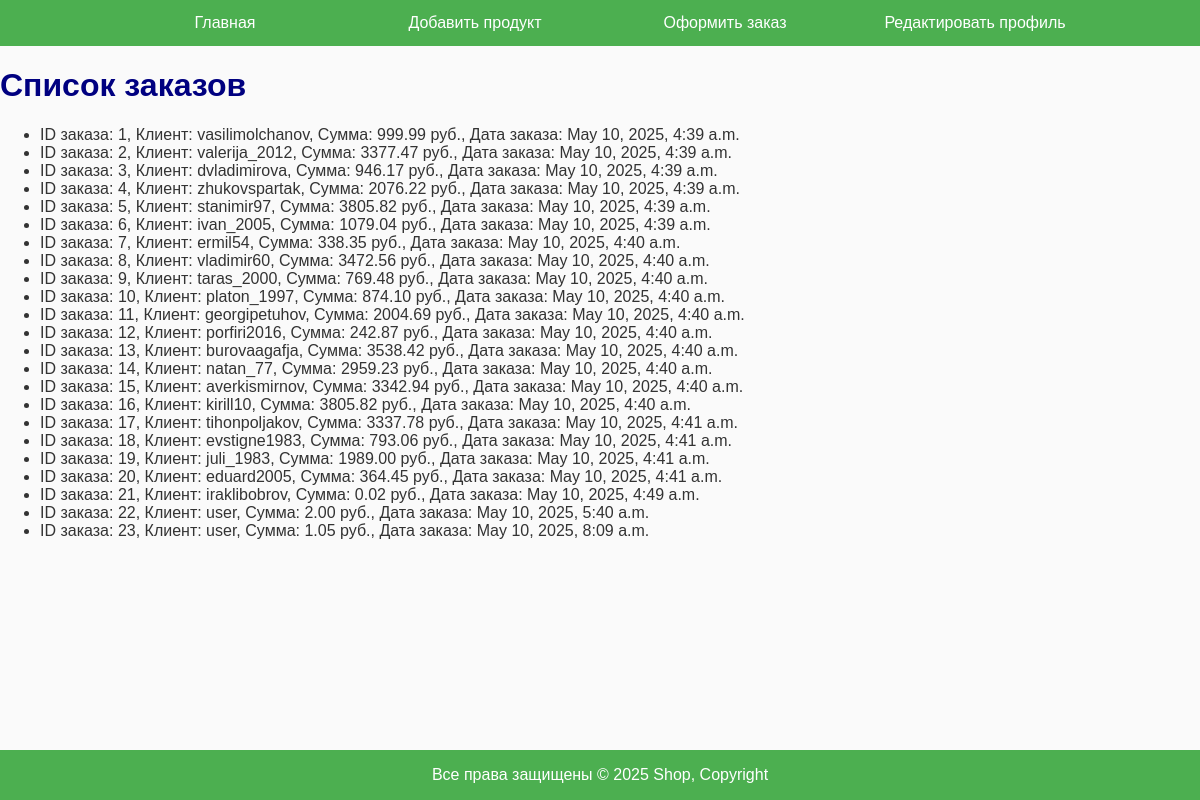
Screenshot of /orders/ with the database file from the repository.
### shop/models.py (models this page shows, shortened)
class Order(models.Model):
    client = models.ForeignKey(User, on_delete=models.CASCADE)
    products = models.ManyToManyField(Product, through='OrderItem')
    total_amount = models.DecimalField(max_digits=10, decimal_places=2)
    order_date = models.DateTimeField(auto_now_add=True)

### shop/views.py (the view)
# urls.py: path('orders/', orders_list, name='orders_list'),
def orders_list(request):
    orders = Order.objects.select_related('client').all()
    context = {'orders': orders}
    return render(request, 'orders_list.html', context)

### shop/templates/orders_list.html (shortened to what this page needs)
{% extends 'base.html' %}
{% block content %}
<h1>Список заказов</h1>
<ul>
    {% for order in orders %}
    <li>ID заказа: {{ order.id }},
        Клиент: {{ order.client.username }},
        Сумма: {{ order.total_amount }} руб.,
        Дата заказа: {{ order.order_date }}
    </li>
    {% empty %}
    <li>Нет заказов в базе данных.</li>
    {% endfor %}
</ul>
{% endblock %}

### shop/templates/base.html (shortened to what this page needs)
<!DOCTYPE html>
<html lang="ru">
<head>
</head>
<body>
<header>
    <nav>
        <ul>
            <li><a href="{% url 'home' %}">Главная</a></li>
            <li><a href="{% url 'add_product' %}">Добавить продукт</a></li>
            <li><a href="{% url 'add_order' %}">Оформить заказ</a></li>
            <li><a href="{% url 'update_profile' %}">Редактировать профиль</a></li>
        </ul>
    </nav>
</header>
<div class="container">
    {% block content %}{% endblock %}
</div>
<footer>
    Все права защищены © 2025 Shop, Copyright
</footer>
</body>
</html>

### shop/templates/base.html (style rules this page uses)
body { font-family: Arial, Helvetica, sans-serif; background-color: #fafafa; color: #333; margin: 0 auto; padding: 0; max-width: 1200px; }
header { display: flex; justify-content: center; }
header nav { width: 1200px; display: flex; justify-content: center; background-color: #4CAF50; overflow: hidden; }
header nav ul { display: flex; justify-content: space-between; list-style-type: none; margin: 0; padding: 0; }
header nav ul li { text-align: center; width: 250px; }
header nav ul li a { display: inline-block; color: white; text-align: center; padding: 14px 16px; text-decoration: none; }
a { text-decoration: none; color: blue; }
h1 { color: navy; }
footer { max-width: 1200px; display: flex; justify-content: center; }
footer { position: fixed; bottom: 0; width: 100%; height: 50px; background-color: #4CAF50; color: white; text-align: center; line-height: 50px; }

### rows the page displays
Order: id "1", client.username "vasilimolchanov", total_amount "999.99", order_date "May 10, 2025, 4:39 a.m."
Order: id "2", client.username "valerija_2012", total_amount "3377.47", order_date "May 10, 2025, 4:39 a.m."
Order: id "3", client.username "dvladimirova", total_amount "946.17", order_date "May 10, 2025, 4:39 a.m."
Order: id "4", client.username "zhukovspartak", total_amount "2076.22", order_date "May 10, 2025, 4:39 a.m."
Order: id "5", client.username "stanimir97", total_amount "3805.82", order_date "May 10, 2025, 4:39 a.m."
Order: id "6", client.username "ivan_2005", total_amount "1079.04", order_date "May 10, 2025, 4:39 a.m."
Order: id "7", client.username "ermil54", total_amount "338.35", order_date "May 10, 2025, 4:40 a.m."
Order: id "8", client.username "vladimir60", total_amount "3472.56", order_date "May 10, 2025, 4:40 a.m."
Order: id "9", client.username "taras_2000", total_amount "769.48", order_date "May 10, 2025, 4:40 a.m."
Order: id "10", client.username "platon_1997", total_amount "874.10", order_date "May 10, 2025, 4:40 a.m."
Order: id "11", client.username "georgipetuhov", total_amount "2004.69", order_date "May 10, 2025, 4:40 a.m."
Order: id "12", client.username "porfiri2016", total_amount "242.87", order_date "May 10, 2025, 4:40 a.m."
Order: id "13", client.username "burovaagafja", total_amount "3538.42", order_date "May 10, 2025, 4:40 a.m."
Order: id "14", client.username "natan_77", total_amount "2959.23", order_date "May 10, 2025, 4:40 a.m."
Order: id "15", client.username "averkismirnov", total_amount "3342.94", order_date "May 10, 2025, 4:40 a.m."
Order: id "16", client.username "kirill10", total_amount "3805.82", order_date "May 10, 2025, 4:40 a.m."
Order: id "17", client.username "tihonpoljakov", total_amount "3337.78", order_date "May 10, 2025, 4:41 a.m."
Order: id "18", client.username "evstigne1983", total_amount "793.06", order_date "May 10, 2025, 4:41 a.m."
Order: id "19", client.username "juli_1983", total_amount "1989.00", order_date "May 10, 2025, 4:41 a.m."
Order: id "20", client.username "eduard2005", total_amount "364.45", order_date "May 10, 2025, 4:41 a.m."
Order: id "21", client.username "iraklibobrov", total_amount "0.02", order_date "May 10, 2025, 4:49 a.m."
Order: id "22", client.username "user", total_amount "2.00", order_date "May 10, 2025, 5:40 a.m."
Order: id "23", client.username "user", total_amount "1.05", order_date "May 10, 2025, 8:09 a.m."
